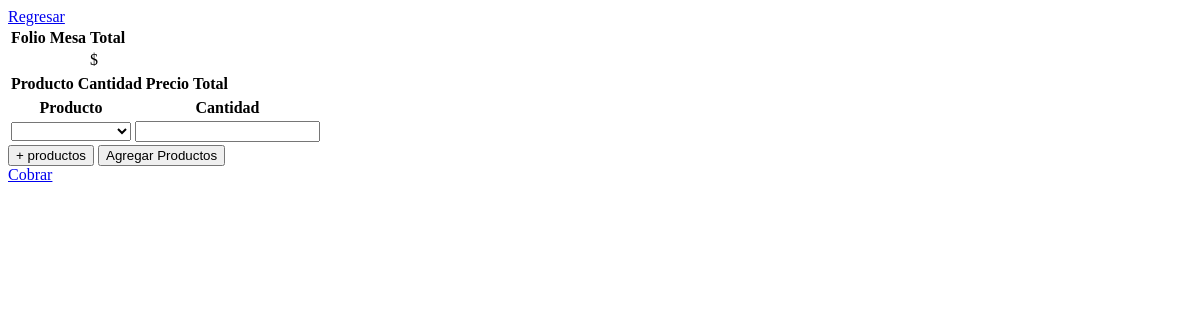
The page /admin/mesero/db/editar.php?id=54 (signed in) on the database as committed earlier.
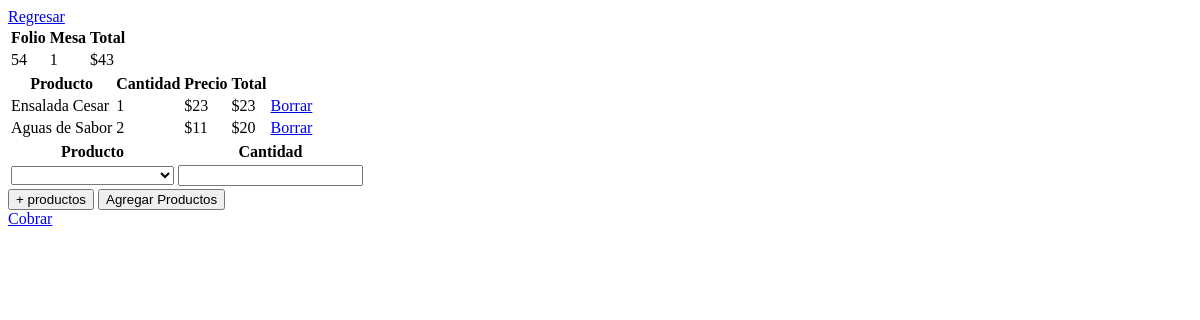
The same page on the database as committed later.
### tables this page shows
CREATE TABLE `ticket` (
  `folio` int(11) NOT NULL,
  `usuario` int(11) NOT NULL,
  `fecha` datetime DEFAULT NULL,
  `mesa` varchar(12) DEFAULT NULL,
  `impuesto` float DEFAULT NULL,
  `total` float DEFAULT NULL,
  `estado` varchar(10) NOT NULL,
  `fecha_salida` datetime DEFAULT NULL
);

CREATE TABLE `detalle_ticket` (
  `id_detalle_ticket` int(11) NOT NULL,
  `id_producto` int(11) NOT NULL,
  `folio` int(11) NOT NULL,
  `cantidad` int(11) DEFAULT NULL,
  `precio` float DEFAULT NULL
);

CREATE TABLE `producto` (
  `id_producto` int(11) NOT NULL,
  `categoria_id_categoria` int(11) NOT NULL,
  `nombre` varchar(30) DEFAULT NULL,
  `Precio_de_Venta` float DEFAULT NULL,
  `Descripcion` tinytext DEFAULT NULL
);

### admin/mesero/db/funciones.php (called while the page is built, shortened)
<?php
function editarMesa($conn,$folio){
    $sql="SELECT * FROM ticket WHERE folio = '$folio'";
    $result = mysqli_query($conn, $sql);
    $data = mysqli_fetch_array($result, MYSQLI_NUM);
    return $data;
}
function detalleTicket($conn,$id){
    $sql = "SELECT detalle_ticket.id_detalle_ticket AS'ID', producto.nombre AS 'Producto', detalle_ticket.cantidad,producto.Precio_de_Venta AS 'Precio',detalle_ticket.precio AS 'Total' FROM producto JOIN detalle_ticket ON producto.id_producto = detalle_ticket.id_producto WHERE detalle_ticket.folio = '$id' ORDER BY detalle_ticket.id_detalle_ticket";
    $result = mysqli_query($conn, $sql);
    $data = mysqli_fetch_all($result, MYSQLI_NUM);
    return $data;
}
?>

### admin/mesero/db/editar.php (the view, shortened to what this page needs)
<?php
include 'funciones.php';
include 'conn.php';
$datos = editarMesa($conn,$_GET["id"]);
$idProducto = $_GET["id"];
?>
<!DOCTYPE html>
<html lang="en">
<head>
</head>
<body>
    <nav>
        <a href="../"> Regresar</a>
    </nav>
    <table>
        <thead>
                <tr>
                    <th>Folio</th>
                    <th>Mesa</th>
                    <th>Total</th>
                </tr>
        </thead>
        <tbody>
                <tr>
                    <td><?php echo $datos[0];?></td>
                    <td><?php echo $datos[3];?></td>
                    <td>$<?php echo $datos[5];?></td>
                </tr>
        </tbody>
    </table>
    <table>
        <thead>
                <tr>
                    <th>Producto</th>
                    <th>Cantidad</th>
                    <th>Precio</th>
                    <th>Total</th>
                </tr>
        </thead>
        <tbody>
            <?php
            foreach(detalleTicket($conn,$idProducto) as $array){
                echo "<tr>";
                echo "<td>" . $array[1] . "</td>";
                echo "<td>" . $array[2] . "</td>";
                echo "<td>$" . $array[3] . "</td>";
                echo "<td>$" . $array[4] . "</td>";
                echo "<td><a href='borrar.php?idProducto=$array[0]&id=$idProducto'>Borrar</a></td>";
                echo "</tr>";
            }
            ?>
        </tbody>
    </table>
    <form action="productoTicket.php?id=<?php echo $_GET["id"]?>" method="POST">
        <table>
            <thead>
                <tr>
                    <th>Producto</th>
                    <th>Cantidad</th>
                </tr>
            </thead>
            <tbody id="contenedor">
                <tr class="producto1">
                    <td>
                        <select name="producto[1]" id="producto1">
                            <option></option>
                        </select>
                    </td>
                    <td>
                        <input type="number" min="1" name="cantidad[1]" required>
                    </td>
                    <td>
                    </td>
                </tr>
            </tbody>
        </table>
        <button type="button" id="agregar">+ productos</button>
        <input type="submit" value="Agregar Productos">
    </form>
    <a href="cobrar.php?id=<?php echo $idProducto?>">Cobrar</a>
</body>
</html>

Rows that differ between the two databases and show on the page:
added ticket: folio "54", mesa "1", total "43"
added detalle_ticket: producto.nombre "Ensalada Cesar", cantidad "1", producto.Precio_de_Venta "23", precio "23"
added detalle_ticket: producto.nombre "Aguas de Sabor", cantidad "2", producto.Precio_de_Venta "11", precio "20"
